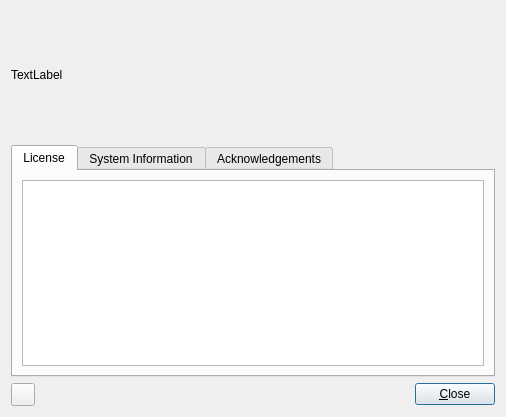
<?xml version="1.0" encoding="UTF-8"?>
<ui version="4.0">
 <class>HelpAboutDialog</class>
 <widget class="QDialog" name="HelpAboutDialog">
  <property name="geometry">
   <rect>
    <x>0</x>
    <y>0</y>
    <width>506</width>
    <height>417</height>
   </rect>
  </property>
  <property name="windowTitle">
   <string>About Profex</string>
  </property>
  <layout class="QVBoxLayout" name="verticalLayout">
   <item>
    <layout class="QHBoxLayout" name="horizontalLayout_2">
     <item>
      <widget class="QLabel" name="labelVersion">
       <property name="text">
        <string>TextLabel</string>
       </property>
      </widget>
     </item>
     <item>
      <widget class="QLabel" name="label">
       <property name="minimumSize">
        <size>
         <width>128</width>
         <height>128</height>
        </size>
       </property>
       <property name="maximumSize">
        <size>
         <width>128</width>
         <height>128</height>
        </size>
       </property>
       <property name="text">
        <string/>
       </property>
       <property name="pixmap">
        <pixmap resource="../profex/profex.qrc">:/icons/profex5wp.svg</pixmap>
       </property>
       <property name="scaledContents">
        <bool>true</bool>
       </property>
      </widget>
     </item>
    </layout>
   </item>
   <item>
    <widget class="QTabWidget" name="tabWidget">
     <property name="currentIndex">
      <number>0</number>
     </property>
     <widget class="QWidget" name="License">
      <attribute name="title">
       <string>License</string>
      </attribute>
      <layout class="QGridLayout" name="gridLayout">
       <item row="0" column="0">
        <widget class="QTextEdit" name="textEditLicense"/>
       </item>
      </layout>
     </widget>
     <widget class="QWidget" name="SystemInformation">
      <attribute name="title">
       <string>System Information</string>
      </attribute>
      <layout class="QGridLayout" name="gridLayout_2">
       <item row="0" column="0">
        <widget class="QTextEdit" name="textEditSysInfo"/>
       </item>
      </layout>
     </widget>
     <widget class="QWidget" name="tab">
      <attribute name="title">
       <string>Acknowledgements</string>
      </attribute>
      <layout class="QGridLayout" name="gridLayout_3">
       <item row="0" column="0">
        <widget class="QTextEdit" name="textEditAck"/>
       </item>
      </layout>
     </widget>
    </widget>
   </item>
   <item>
    <layout class="QHBoxLayout" name="horizontalLayout">
     <item>
      <widget class="QToolButton" name="toolButtonClipboard">
       <property name="toolTip">
        <string>Copy system information to clipboard</string>
       </property>
       <property name="icon">
        <iconset theme="profex-document-copy">
         <normaloff>.</normaloff>.</iconset>
       </property>
      </widget>
     </item>
     <item>
      <spacer name="horizontalSpacer">
       <property name="orientation">
        <enum>Qt::Horizontal</enum>
       </property>
       <property name="sizeHint" stdset="0">
        <size>
         <width>40</width>
         <height>20</height>
        </size>
       </property>
      </spacer>
     </item>
     <item>
      <widget class="QPushButton" name="pushButtonClose">
       <property name="text">
        <string>&amp;Close</string>
       </property>
      </widget>
     </item>
    </layout>
   </item>
  </layout>
 </widget>
 <tabstops>
  <tabstop>tabWidget</tabstop>
  <tabstop>textEditLicense</tabstop>
  <tabstop>textEditSysInfo</tabstop>
  <tabstop>textEditAck</tabstop>
  <tabstop>toolButtonClipboard</tabstop>
  <tabstop>pushButtonClose</tabstop>
 </tabstops>
 <resources>
  <include location="../profex/profex.qrc"/>
 </resources>
 <connections>
  <connection>
   <sender>pushButtonClose</sender>
   <signal>clicked()</signal>
   <receiver>HelpAboutDialog</receiver>
   <slot>accept()</slot>
   <hints>
    <hint type="sourcelabel">
     <x>495</x>
     <y>406</y>
    </hint>
    <hint type="destinationlabel">
     <x>263</x>
     <y>283</y>
    </hint>
   </hints>
  </connection>
  <connection>
   <sender>toolButtonClipboard</sender>
   <signal>clicked()</signal>
   <receiver>HelpAboutDialog</receiver>
   <slot>toClipboard()</slot>
   <hints>
    <hint type="sourcelabel">
     <x>22</x>
     <y>390</y>
    </hint>
    <hint type="destinationlabel">
     <x>83</x>
     <y>386</y>
    </hint>
   </hints>
  </connection>
 </connections>
 <slots>
  <slot>toClipboard()</slot>
 </slots>
</ui>
